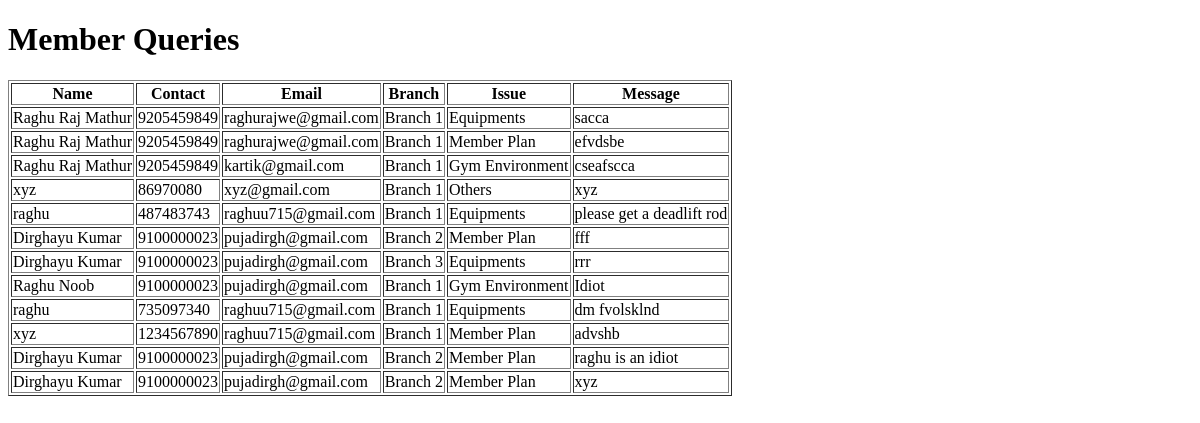
Before: /member-queries/ with the older database file.
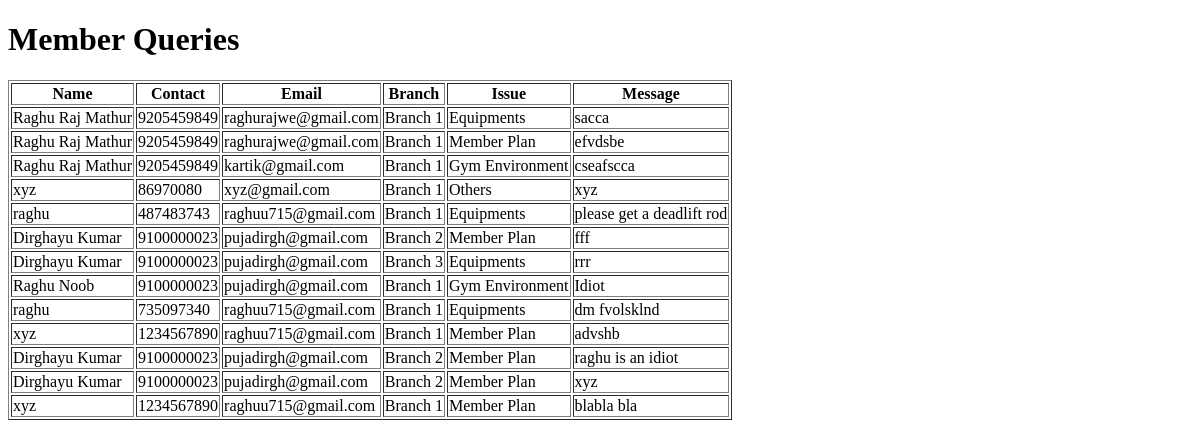
After: the same page with the newer database file.
### gym/models.py (models this page shows)
class MemberEnquiry(models.Model):
    name = models.CharField(max_length=255)
    contact = models.CharField(max_length=20)
    emailid = models.EmailField(max_length=255)
    branch = models.CharField(max_length=255)
    issue = models.CharField(max_length=255)
    message = models.TextField()
    submitted_at = models.DateTimeField(auto_now_add=True)

### gym/views.py (the view)
# urls.py: path("member-queries/", views.member_queries, name="member_queries"),
def member_queries(request):
    queries = MemberEnquiry.objects.all()
    return render(request, "member_queries.html", {"queries": queries})

### gym/templates/member_queries.html (shortened to what this page needs)
<!DOCTYPE html>
<html lang="en">
<head>
</head>
<body>
    <h1>Member Queries</h1>
    <table border="1">
        <thead>
            <tr>
                <th>Name</th>
                <th>Contact</th>
                <th>Email</th>
                <th>Branch</th>
                <th>Issue</th>
                <th>Message</th>
            </tr>
        </thead>
        <tbody>
            {% for query in queries %}
            <tr>
                <td>{{ query.name }}</td>
                <td>{{ query.contact }}</td>
                <td>{{ query.emailid }}</td>
                <td>{{ query.branch }}</td>
                <td>{{ query.issue }}</td>
                <td>{{ query.message }}</td>
            </tr>
            {% endfor %}
        </tbody>
    </table>
</body>
</html>

Changed rows visible on the page:
added MemberEnquiry: name "xyz", contact "1234567890", emailid "raghuu715@gmail.com", branch "Branch 1", issue "Member Plan", message "blabla bla"
